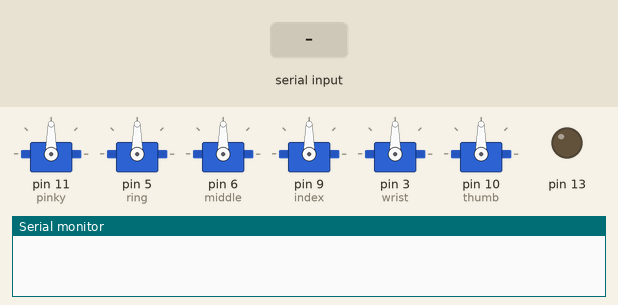
The sketch below on a simulated Arduino Uno, built with avr-gcc and run on an emulated ATmega328P. On the bench: 6 × servo, output pins drawn as LEDs (lit = HIGH), the last lines printed to the serial monitor. The inputs (shaded band) are chosen by the test bench.

Above: at 1.2 s.
1.3 s: "90,45,200\n" received over Serial
At 3.1 s:
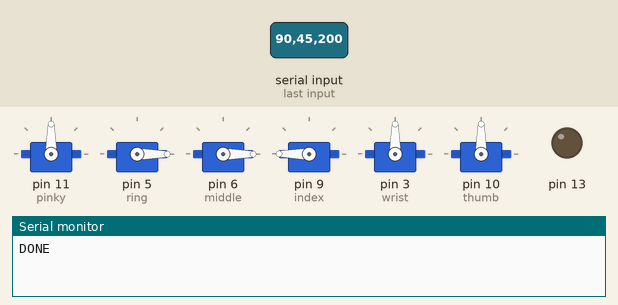
3.8 s: "0\n" received over Serial
At 6.0 s:
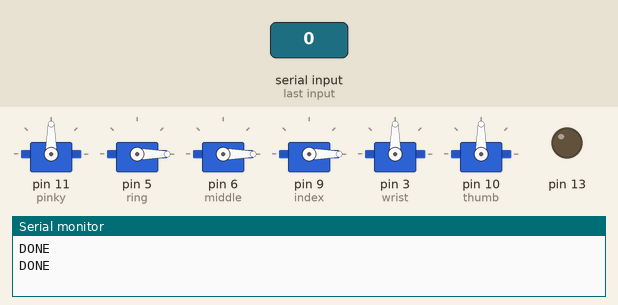
6.3 s: "5\n" received over Serial
At 8.1 s:
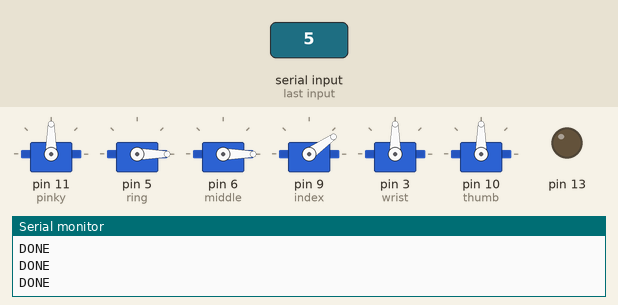
8.8 s: "30,150,10\n" received over Serial
At 11.0 s:
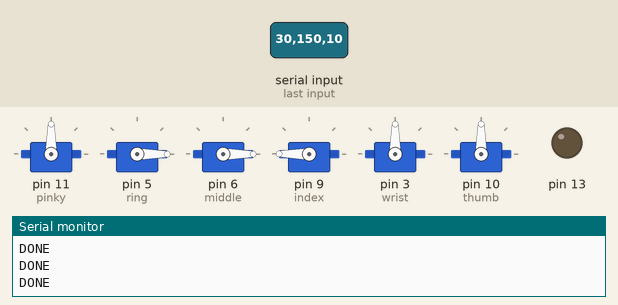
11.3 s: "200\n" received over Serial
At 13.1 s:
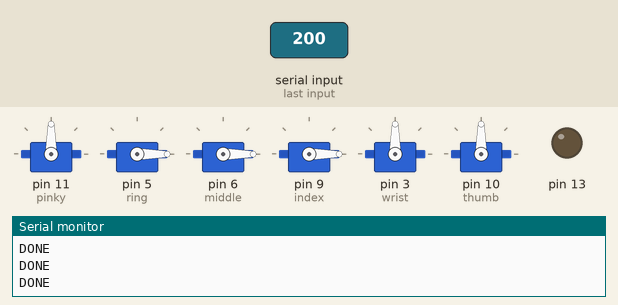
Timing chart, 0 to 14.6 s (numbered marks = the images above; inputs shaded):
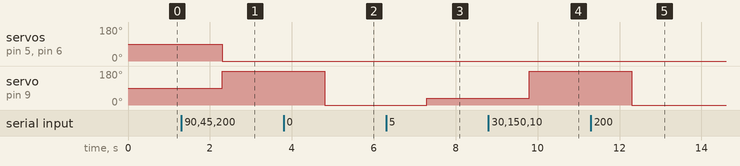

The sketch:

arduino_com.ino
```cpp
#include <Servo.h>
#include "StringSplitter.h"

Servo pinky;
Servo ring;
Servo middle;
Servo index;
Servo thumb;
Servo wrist;

float coeff;
int pos = 0;
int cr = 1;

void setup()
{
    Serial.begin(115200);
    // Attach servos
    pinky.attach(11);
    ring.attach(5);
    middle.attach(6);
    index.attach(9);
    wrist.attach(3);
    thumb.attach(10);
}

void moveFinger(Servo finger, int idx, float coefficient)
{
    int current = finger.read();
    int final = 180 * coeff;
    float diff = abs(current - final) / 180;
    int cr = (pos - final) > 0 ? -1 : 1;
    finger.write(pos + diff);
    // Serial.println("pos: ");
    // Serial.println(pos + diff);
}

void loop()
{
    while (Serial.available() == 0)
    {
        pinMode(13, OUTPUT);
    }

    String myCmd = Serial.readStringUntil('\r');
    StringSplitter *splitter = new StringSplitter(myCmd, '|', 6);

    index.write(180 * splitter->getItemAtIndex(0).toFloat());
    middle.write(180 * splitter->getItemAtIndex(1).toFloat());
    ring.write(180 * splitter->getItemAtIndex(2).toFloat());

    Serial.println("DONE\n");
}
```

Measured:
- after the input at 1.3 s, servo on pin 5 (ring), servo on pin 6 (middle): 90° → 0° after 1.0 s; servo on pin 9 (index): 90° → 180° after 1.0 s
- after the input at 3.8 s, servo on pin 9 (index): 180° → 0° after 1.0 s
- after the input at 6.3 s, servo on pin 9 (index): 0° → 35° after 1.0 s
- after the input at 8.8 s, servo on pin 9 (index): 35° → 180° after 1.0 s
- after the input at 11.3 s, servo on pin 9 (index): 180° → 0° after 1.0 s
